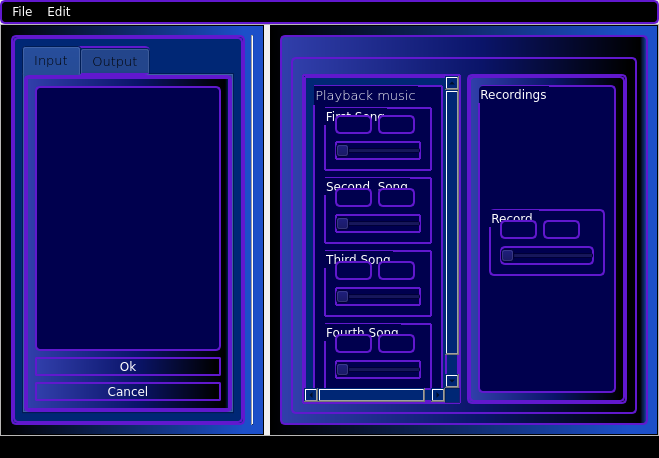
<?xml version="1.0" encoding="UTF-8"?>
<ui version="4.0">
 <class>MainWindow</class>
 <widget class="QMainWindow" name="MainWindow">
  <property name="geometry">
   <rect>
    <x>0</x>
    <y>0</y>
    <width>659</width>
    <height>458</height>
   </rect>
  </property>
  <property name="windowTitle">
   <string>MainWindow</string>
  </property>
  <widget class="QWidget" name="centralwidget">
   <layout class="QVBoxLayout" name="verticalLayout_2">
    <property name="spacing">
     <number>0</number>
    </property>
    <property name="leftMargin">
     <number>0</number>
    </property>
    <property name="topMargin">
     <number>0</number>
    </property>
    <property name="rightMargin">
     <number>0</number>
    </property>
    <property name="bottomMargin">
     <number>0</number>
    </property>
    <item>
     <widget class="QScrollArea" name="scrollArea_5">
      <property name="widgetResizable">
       <bool>true</bool>
      </property>
      <widget class="QWidget" name="scrollAreaWidgetContents_5">
       <property name="geometry">
        <rect>
         <x>0</x>
         <y>0</y>
         <width>657</width>
         <height>418</height>
        </rect>
       </property>
       <layout class="QHBoxLayout" name="horizontalLayout_10">
        <property name="leftMargin">
         <number>0</number>
        </property>
        <property name="topMargin">
         <number>0</number>
        </property>
        <property name="rightMargin">
         <number>0</number>
        </property>
        <property name="bottomMargin">
         <number>0</number>
        </property>
        <item>
         <widget class="QScrollArea" name="scrollArea_4">
          <property name="layoutDirection">
           <enum>Qt::LeftToRight</enum>
          </property>
          <property name="styleSheet">
           <string notr="true">color: white;
font-style : Bold;
background-color: qlineargradient(spread:pad, x1:0, y1:0, x2:1, y2:0, stop:0 rgba(0, 0, 0, 255), stop:0.926136 rgba(28, 79, 201, 255));</string>
          </property>
          <property name="widgetResizable">
           <bool>true</bool>
          </property>
          <widget class="QWidget" name="scrollAreaWidgetContents_4">
           <property name="geometry">
            <rect>
             <x>0</x>
             <y>0</y>
             <width>312</width>
             <height>416</height>
            </rect>
           </property>
           <layout class="QHBoxLayout" name="horizontalLayout_8">
            <item>
             <widget class="QScrollArea" name="scrollArea">
              <property name="styleSheet">
               <string notr="true">background-color: rgb(0, 39, 117);
font-family: verdana;
color:black;
font: 25 10pt &quot;Bahnschrift Light&quot;;
border: 2px solid ;
border-color: rgb(97, 24, 206);
border-radius: 5px;
</string>
              </property>
              <property name="widgetResizable">
               <bool>true</bool>
              </property>
              <widget class="QWidget" name="scrollAreaWidgetContents">
               <property name="geometry">
                <rect>
                 <x>0</x>
                 <y>0</y>
                 <width>289</width>
                 <height>400</height>
                </rect>
               </property>
               <layout class="QVBoxLayout" name="verticalLayout_6">
                <item>
                 <widget class="QTabWidget" name="tabWidget">
                  <property name="palette">
                   <palette>
                    <active>
                     <colorrole role="WindowText">
                      <brush brushstyle="SolidPattern">
                       <color alpha="255">
                        <red>0</red>
                        <green>0</green>
                        <blue>0</blue>
                       </color>
                      </brush>
                     </colorrole>
                     <colorrole role="Button">
                      <brush brushstyle="SolidPattern">
                       <color alpha="255">
                        <red>0</red>
                        <green>39</green>
                        <blue>117</blue>
                       </color>
                      </brush>
                     </colorrole>
                     <colorrole role="Text">
                      <brush brushstyle="SolidPattern">
                       <color alpha="255">
                        <red>0</red>
                        <green>0</green>
                        <blue>0</blue>
                       </color>
                      </brush>
                     </colorrole>
                     <colorrole role="ButtonText">
                      <brush brushstyle="SolidPattern">
                       <color alpha="255">
                        <red>0</red>
                        <green>0</green>
                        <blue>0</blue>
                       </color>
                      </brush>
                     </colorrole>
                     <colorrole role="Base">
                      <brush brushstyle="SolidPattern">
                       <color alpha="255">
                        <red>0</red>
                        <green>39</green>
                        <blue>117</blue>
                       </color>
                      </brush>
                     </colorrole>
                     <colorrole role="Window">
                      <brush brushstyle="SolidPattern">
                       <color alpha="255">
                        <red>0</red>
                        <green>39</green>
                        <blue>117</blue>
                       </color>
                      </brush>
                     </colorrole>
                    </active>
                    <inactive>
                     <colorrole role="WindowText">
                      <brush brushstyle="SolidPattern">
                       <color alpha="255">
                        <red>0</red>
                        <green>0</green>
                        <blue>0</blue>
                       </color>
                      </brush>
                     </colorrole>
                     <colorrole role="Button">
                      <brush brushstyle="SolidPattern">
                       <color alpha="255">
                        <red>0</red>
                        <green>39</green>
                        <blue>117</blue>
                       </color>
                      </brush>
                     </colorrole>
                     <colorrole role="Text">
                      <brush brushstyle="SolidPattern">
                       <color alpha="255">
                        <red>0</red>
                        <green>0</green>
                        <blue>0</blue>
                       </color>
                      </brush>
                     </colorrole>
                     <colorrole role="ButtonText">
                      <brush brushstyle="SolidPattern">
                       <color alpha="255">
                        <red>0</red>
                        <green>0</green>
                        <blue>0</blue>
                       </color>
                      </brush>
                     </colorrole>
                     <colorrole role="Base">
                      <brush brushstyle="SolidPattern">
                       <color alpha="255">
                        <red>0</red>
                        <green>39</green>
                        <blue>117</blue>
                       </color>
                      </brush>
                     </colorrole>
                     <colorrole role="Window">
                      <brush brushstyle="SolidPattern">
                       <color alpha="255">
                        <red>0</red>
                        <green>39</green>
                        <blue>117</blue>
                       </color>
                      </brush>
                     </colorrole>
                    </inactive>
                    <disabled>
                     <colorrole role="WindowText">
                      <brush brushstyle="SolidPattern">
                       <color alpha="255">
                        <red>0</red>
                        <green>0</green>
                        <blue>0</blue>
                       </color>
                      </brush>
                     </colorrole>
                     <colorrole role="Button">
                      <brush brushstyle="SolidPattern">
                       <color alpha="255">
                        <red>0</red>
                        <green>39</green>
                        <blue>117</blue>
                       </color>
                      </brush>
                     </colorrole>
                     <colorrole role="Text">
                      <brush brushstyle="SolidPattern">
                       <color alpha="255">
                        <red>0</red>
                        <green>0</green>
                        <blue>0</blue>
                       </color>
                      </brush>
                     </colorrole>
                     <colorrole role="ButtonText">
                      <brush brushstyle="SolidPattern">
                       <color alpha="255">
                        <red>0</red>
                        <green>0</green>
                        <blue>0</blue>
                       </color>
                      </brush>
                     </colorrole>
                     <colorrole role="Base">
                      <brush brushstyle="SolidPattern">
                       <color alpha="255">
                        <red>0</red>
                        <green>39</green>
                        <blue>117</blue>
                       </color>
                      </brush>
                     </colorrole>
                     <colorrole role="Window">
                      <brush brushstyle="SolidPattern">
                       <color alpha="255">
                        <red>0</red>
                        <green>39</green>
                        <blue>117</blue>
                       </color>
                      </brush>
                     </colorrole>
                    </disabled>
                   </palette>
                  </property>
                  <property name="font">
                   <font>
                    <family>Bahnschrift Light</family>
                    <pointsize>10</pointsize>
                    <weight>3</weight>
                    <italic>false</italic>
                    <bold>false</bold>
                   </font>
                  </property>
                  <property name="styleSheet">
                   <string notr="true">#tab{
background-color: rgb(0, 39, 117);
font-family: verdana;
color:black;
font: 25 10pt &quot;Bahnschrift Light&quot;;
border: 2px solid ;
border-color: rgb(97, 24, 206);
border-radius: 5px;
}</string>
                  </property>
                  <property name="currentIndex">
                   <number>0</number>
                  </property>
                  <widget class="QWidget" name="tab">
                   <property name="tabletTracking">
                    <bool>true</bool>
                   </property>
                   <property name="acceptDrops">
                    <bool>true</bool>
                   </property>
                   <property name="autoFillBackground">
                    <bool>false</bool>
                   </property>
                   <property name="styleSheet">
                    <string notr="true">
background-color: qlineargradient(spread:pad, x1:0, y1:0, x2:1, y2:0, stop:0 rgba(49, 63, 171, 255), stop:0.55 rgba(10, 20, 105, 255), stop:0.98 rgba(0, 0, 0, 255), stop:1 rgba(0, 0, 0, 0));
font-family: verdana;
color:white;
font: 25 10pt &quot;Bahnschrift Light&quot;;
border: 2px solid ;
border-color: rgb(97, 24, 206);
border-radius: 2px;

</string>
                   </property>
                   <attribute name="title">
                    <string>Input</string>
                   </attribute>
                   <layout class="QVBoxLayout" name="verticalLayout_5">
                    <item>
                     <widget class="QPlainTextEdit" name="Input_text">
                      <property name="autoFillBackground">
                       <bool>false</bool>
                      </property>
                      <property name="styleSheet">
                       <string notr="true">
background-color: rgb(0, 0, 78);
font-family: verdana;
color:white;
font: 25 10pt &quot;Bahnschrift Light&quot;;
border: 2px solid ;
border-color: rgb(97, 24, 206);
border-radius: 5px;

</string>
                      </property>
                      <property name="plainText">
                       <string/>
                      </property>
                      <property name="placeholderText">
                       <string>Write Your Text Here</string>
                      </property>
                     </widget>
                    </item>
                    <item>
                     <widget class="QPushButton" name="Ok_Button">
                      <property name="text">
                       <string>Ok</string>
                      </property>
                     </widget>
                    </item>
                    <item>
                     <widget class="QPushButton" name="Cancel_Button">
                      <property name="text">
                       <string>Cancel</string>
                      </property>
                     </widget>
                    </item>
                   </layout>
                  </widget>
                  <widget class="QWidget" name="tab_2">
                   <attribute name="title">
                    <string>Output</string>
                   </attribute>
                   <layout class="QHBoxLayout" name="horizontalLayout_2">
                    <property name="leftMargin">
                     <number>0</number>
                    </property>
                    <property name="topMargin">
                     <number>0</number>
                    </property>
                    <property name="rightMargin">
                     <number>0</number>
                    </property>
                    <property name="bottomMargin">
                     <number>0</number>
                    </property>
                    <item>
                     <widget class="QPlainTextEdit" name="Output_Text">
                      <property name="autoFillBackground">
                       <bool>false</bool>
                      </property>
                      <property name="styleSheet">
                       <string notr="true">background-color: rgb(0, 0, 78);

font-family: verdana;
color:white;
font: 25 10pt &quot;Bahnschrift Light&quot;;
text-align : center;
font: 12pt &quot;Italic&quot;;
text-decoration: underline;
border: 2px solid ;
border-color: rgb(97, 24, 206);
border-radius: 5px;

</string>
                      </property>
                      <property name="plainText">
                       <string/>
                      </property>
                      <property name="placeholderText">
                       <string>First type your input in input tab</string>
                      </property>
                     </widget>
                    </item>
                   </layout>
                  </widget>
                 </widget>
                </item>
               </layout>
              </widget>
             </widget>
            </item>
            <item>
             <widget class="Line" name="line_2">
              <property name="orientation">
               <enum>Qt::Vertical</enum>
              </property>
             </widget>
            </item>
           </layout>
          </widget>
         </widget>
        </item>
        <item>
         <widget class="QScrollArea" name="scrollArea_3">
          <property name="styleSheet">
           <string notr="true">color: white;
font-style : Bold;
background-color: qlineargradient(spread:pad, x1:0, y1:0, x2:1, y2:0, stop:0 rgba(0, 0, 0, 255), stop:0.926136 rgba(28, 79, 201, 255));</string>
          </property>
          <property name="widgetResizable">
           <bool>true</bool>
          </property>
          <widget class="QWidget" name="scrollAreaWidgetContents_3">
           <property name="geometry">
            <rect>
             <x>0</x>
             <y>0</y>
             <width>337</width>
             <height>416</height>
            </rect>
           </property>
           <layout class="QHBoxLayout" name="horizontalLayout_6">
            <item>
             <widget class="QGroupBox" name="groupBox_6">
              <property name="font">
               <font>
                <family>Bahnschrift Light</family>
                <pointsize>10</pointsize>
                <weight>3</weight>
                <italic>false</italic>
                <bold>false</bold>
               </font>
              </property>
              <property name="styleSheet">
               <string notr="true">background-color: qlineargradient(spread:pad, x1:0, y1:0, x2:1, y2:0, stop:0 rgba(49, 63, 171, 255), stop:0.55 rgba(10, 20, 105, 255), stop:0.98 rgba(0, 0, 0, 255), stop:1 rgba(0, 0, 0, 0));
font-family: verdana;
color:white;
font: 25 10pt &quot;Bahnschrift Light&quot;;
border: 2px solid ;
border-color: rgb(97, 24, 206);
border-radius: 5px;
</string>
              </property>
              <property name="title">
               <string/>
              </property>
              <layout class="QHBoxLayout" name="horizontalLayout_7">
               <property name="topMargin">
                <number>20</number>
               </property>
               <item>
                <widget class="QGroupBox" name="groupBox_7">
                 <property name="title">
                  <string/>
                 </property>
                 <layout class="QHBoxLayout" name="horizontalLayout_9">
                  <property name="topMargin">
                   <number>15</number>
                  </property>
                  <property name="rightMargin">
                   <number>8</number>
                  </property>
                  <property name="bottomMargin">
                   <number>8</number>
                  </property>
                  <item>
                   <widget class="QScrollArea" name="scrollArea_2">
                    <property name="styleSheet">
                     <string notr="true">background-color: rgb(0, 39, 117);
font-family: verdana;
color:black;
font: 25 10pt &quot;Bahnschrift Light&quot;;
border: 2px solid ;
border-color: rgb(97, 24, 206);
border-radius: 0.5px;
</string>
                    </property>
                    <property name="widgetResizable">
                     <bool>true</bool>
                    </property>
                    <widget class="QWidget" name="scrollAreaWidgetContents_2">
                     <property name="geometry">
                      <rect>
                       <x>0</x>
                       <y>0</y>
                       <width>147</width>
                       <height>343</height>
                      </rect>
                     </property>
                     <layout class="QVBoxLayout" name="verticalLayout_3">
                      <item>
                       <widget class="QGroupBox" name="groupBox">
                        <property name="font">
                         <font>
                          <family>Bahnschrift Light</family>
                          <pointsize>10</pointsize>
                          <weight>3</weight>
                          <italic>false</italic>
                          <bold>false</bold>
                         </font>
                        </property>
                        <property name="styleSheet">
                         <string notr="true">color: white;
font-style : Bold;
background-color: rgb(0, 0, 78);</string>
                        </property>
                        <property name="title">
                         <string>Playback music</string>
                        </property>
                        <layout class="QVBoxLayout" name="verticalLayout">
                         <property name="topMargin">
                          <number>20</number>
                         </property>
                         <item>
                          <widget class="QGroupBox" name="groupBox_2">
                           <property name="title">
                            <string>First Song</string>
                           </property>
                           <layout class="QGridLayout" name="gridLayout">
                            <property name="topMargin">
                             <number>6</number>
                            </property>
                            <item row="0" column="1">
                             <widget class="QPushButton" name="pushButton_2">
                              <property name="styleSheet">
                               <string notr="true">border-radius : 5px;</string>
                              </property>
                              <property name="text">
                               <string/>
                              </property>
                             </widget>
                            </item>
                            <item row="0" column="0">
                             <widget class="QPushButton" name="pushButton">
                              <property name="styleSheet">
                               <string notr="true">border-radius : 5px;</string>
                              </property>
                              <property name="text">
                               <string/>
                              </property>
                             </widget>
                            </item>
                            <item row="0" column="2">
                             <spacer name="horizontalSpacer">
                              <property name="orientation">
                               <enum>Qt::Horizontal</enum>
                              </property>
                              <property name="sizeHint" stdset="0">
                               <size>
                                <width>40</width>
                                <height>20</height>
                               </size>
                              </property>
                             </spacer>
                            </item>
                            <item row="1" column="0" colspan="3">
                             <widget class="QSlider" name="horizontalSlider">
                              <property name="orientation">
                               <enum>Qt::Horizontal</enum>
                              </property>
                             </widget>
                            </item>
                           </layout>
                          </widget>
                         </item>
                         <item>
                          <widget class="QGroupBox" name="groupBox_3">
                           <property name="title">
                            <string>Second  Song</string>
                           </property>
                           <layout class="QGridLayout" name="gridLayout_2">
                            <item row="0" column="1">
                             <widget class="QPushButton" name="pushButton_4">
                              <property name="styleSheet">
                               <string notr="true">border-radius : 5px;</string>
                              </property>
                              <property name="text">
                               <string/>
                              </property>
                             </widget>
                            </item>
                            <item row="0" column="0">
                             <widget class="QPushButton" name="pushButton_3">
                              <property name="styleSheet">
                               <string notr="true">border-radius : 5px;</string>
                              </property>
                              <property name="text">
                               <string/>
                              </property>
                             </widget>
                            </item>
                            <item row="0" column="2">
                             <spacer name="horizontalSpacer_2">
                              <property name="orientation">
                               <enum>Qt::Horizontal</enum>
                              </property>
                              <property name="sizeHint" stdset="0">
                               <size>
                                <width>40</width>
                                <height>20</height>
                               </size>
                              </property>
                             </spacer>
                            </item>
                            <item row="1" column="0" colspan="3">
                             <widget class="QSlider" name="horizontalSlider_2">
                              <property name="orientation">
                               <enum>Qt::Horizontal</enum>
                              </property>
                             </widget>
                            </item>
                           </layout>
                          </widget>
                         </item>
                         <item>
                          <widget class="QGroupBox" name="groupBox_4">
                           <property name="title">
                            <string>Third Song</string>
                           </property>
                           <layout class="QGridLayout" name="gridLayout_3">
                            <item row="0" column="0">
                             <widget class="QPushButton" name="pushButton_5">
                              <property name="styleSheet">
                               <string notr="true">border-radius : 5px;</string>
                              </property>
                              <property name="text">
                               <string/>
                              </property>
                             </widget>
                            </item>
                            <item row="0" column="1">
                             <widget class="QPushButton" name="pushButton_6">
                              <property name="styleSheet">
                               <string notr="true">border-radius : 5px;</string>
                              </property>
                              <property name="text">
                               <string/>
                              </property>
                             </widget>
                            </item>
                            <item row="0" column="2">
                             <spacer name="horizontalSpacer_3">
                              <property name="orientation">
                               <enum>Qt::Horizontal</enum>
                              </property>
                              <property name="sizeHint" stdset="0">
                               <size>
                                <width>40</width>
                                <height>20</height>
                               </size>
                              </property>
                             </spacer>
                            </item>
                            <item row="1" column="0" colspan="3">
                             <widget class="QSlider" name="horizontalSlider_3">
                              <property name="orientation">
                               <enum>Qt::Horizontal</enum>
                              </property>
                             </widget>
                            </item>
                           </layout>
                          </widget>
                         </item>
                         <item>
                          <widget class="QGroupBox" name="groupBox_5">
                           <property name="title">
                            <string>Fourth Song</string>
                           </property>
                           <layout class="QGridLayout" name="gridLayout_4">
                            <item row="1" column="0" colspan="3">
                             <widget class="QSlider" name="horizontalSlider_4">
                              <property name="orientation">
                               <enum>Qt::Horizontal</enum>
                              </property>
                             </widget>
                            </item>
                            <item row="0" column="2">
                             <spacer name="horizontalSpacer_4">
                              <property name="orientation">
                               <enum>Qt::Horizontal</enum>
                              </property>
                              <property name="sizeHint" stdset="0">
                               <size>
                                <width>40</width>
                                <height>20</height>
                               </size>
                              </property>
                             </spacer>
                            </item>
                            <item row="0" column="0">
                             <widget class="QPushButton" name="pushButton_7">
                              <property name="styleSheet">
                               <string notr="true">border-radius : 5px;</string>
                              </property>
                              <property name="text">
                               <string/>
                              </property>
                             </widget>
                            </item>
                            <item row="0" column="1">
                             <widget class="QPushButton" name="pushButton_8">
                              <property name="styleSheet">
                               <string notr="true">border-radius : 5px;</string>
                              </property>
                              <property name="text">
                               <string/>
                              </property>
                             </widget>
                            </item>
                           </layout>
                          </widget>
                         </item>
                        </layout>
                       </widget>
                      </item>
                     </layout>
                    </widget>
                   </widget>
                  </item>
                  <item>
                   <widget class="QScrollArea" name="scrollArea_6">
                    <property name="widgetResizable">
                     <bool>true</bool>
                    </property>
                    <widget class="QWidget" name="scrollAreaWidgetContents_6">
                     <property name="geometry">
                      <rect>
                       <x>0</x>
                       <y>0</y>
                       <width>132</width>
                       <height>343</height>
                      </rect>
                     </property>
                     <layout class="QVBoxLayout" name="verticalLayout_4">
                      <item>
                       <widget class="QGroupBox" name="groupBox_8">
                        <property name="styleSheet">
                         <string notr="true">background-color: rgb(0, 0, 78);</string>
                        </property>
                        <property name="title">
                         <string>Recordings</string>
                        </property>
                        <layout class="QGridLayout" name="gridLayout_5">
                         <property name="topMargin">
                          <number>15</number>
                         </property>
                         <item row="0" column="0">
                          <spacer name="verticalSpacer">
                           <property name="orientation">
                            <enum>Qt::Vertical</enum>
                           </property>
                           <property name="sizeHint" stdset="0">
                            <size>
                             <width>20</width>
                             <height>28</height>
                            </size>
                           </property>
                          </spacer>
                         </item>
                         <item row="2" column="0">
                          <spacer name="verticalSpacer_2">
                           <property name="orientation">
                            <enum>Qt::Vertical</enum>
                           </property>
                           <property name="sizeHint" stdset="0">
                            <size>
                             <width>20</width>
                             <height>40</height>
                            </size>
                           </property>
                          </spacer>
                         </item>
                         <item row="1" column="0">
                          <widget class="QGroupBox" name="groupBox_9">
                           <property name="title">
                            <string>Record </string>
                           </property>
                           <layout class="QGridLayout" name="gridLayout_6">
                            <item row="0" column="1">
                             <widget class="QPushButton" name="pushButton_10">
                              <property name="text">
                               <string/>
                              </property>
                             </widget>
                            </item>
                            <item row="0" column="0">
                             <widget class="QPushButton" name="pushButton_9">
                              <property name="styleSheet">
                               <string notr="true">border-radius : 5px;</string>
                              </property>
                              <property name="text">
                               <string/>
                              </property>
                             </widget>
                            </item>
                            <item row="0" column="2">
                             <spacer name="horizontalSpacer_5">
                              <property name="orientation">
                               <enum>Qt::Horizontal</enum>
                              </property>
                              <property name="sizeHint" stdset="0">
                               <size>
                                <width>40</width>
                                <height>20</height>
                               </size>
                              </property>
                             </spacer>
                            </item>
                            <item row="2" column="0" colspan="3">
                             <widget class="QSlider" name="horizontalSlider_5">
                              <property name="orientation">
                               <enum>Qt::Horizontal</enum>
                              </property>
                             </widget>
                            </item>
                           </layout>
                          </widget>
                         </item>
                        </layout>
                       </widget>
                      </item>
                     </layout>
                    </widget>
                   </widget>
                  </item>
                 </layout>
                </widget>
               </item>
              </layout>
             </widget>
            </item>
           </layout>
          </widget>
         </widget>
        </item>
       </layout>
      </widget>
     </widget>
    </item>
   </layout>
  </widget>
  <widget class="QMenuBar" name="menubar">
   <property name="geometry">
    <rect>
     <x>0</x>
     <y>0</y>
     <width>659</width>
     <height>20</height>
    </rect>
   </property>
   <property name="styleSheet">
    <string notr="true">background-color: Black;
font-family: verdana;
color:white;
font: 25 10pt &quot;Bahnschrift Light&quot;;
border: 2px solid ;
border-color: rgb(97, 24, 206);
border-radius: 5px;
</string>
   </property>
   <widget class="QMenu" name="menuFile">
    <property name="title">
     <string>File</string>
    </property>
    <addaction name="actionOpen_File"/>
    <addaction name="actionNew_FIle"/>
    <addaction name="actionPrint"/>
    <addaction name="actionSave"/>
    <addaction name="actionSave_as"/>
   </widget>
   <widget class="QMenu" name="menuEdit">
    <property name="title">
     <string>Edit</string>
    </property>
    <addaction name="actionUndo"/>
    <addaction name="actionRedo"/>
    <addaction name="actionCopy"/>
    <addaction name="actionPaste"/>
   </widget>
   <addaction name="menuFile"/>
   <addaction name="menuEdit"/>
  </widget>
  <widget class="QStatusBar" name="statusbar">
   <property name="styleSheet">
    <string notr="true">background-color: Black;</string>
   </property>
  </widget>
  <action name="actionOpen_File">
   <property name="text">
    <string>Open File</string>
   </property>
   <property name="statusTip">
    <string>Open another file</string>
   </property>
   <property name="shortcut">
    <string>Ctrl+O</string>
   </property>
   <property name="shortcutVisibleInContextMenu">
    <bool>true</bool>
   </property>
  </action>
  <action name="actionNew_FIle">
   <property name="text">
    <string>New FIle</string>
   </property>
   <property name="statusTip">
    <string>Creates a new file</string>
   </property>
   <property name="shortcut">
    <string>Ctrl+N</string>
   </property>
   <property name="shortcutVisibleInContextMenu">
    <bool>true</bool>
   </property>
  </action>
  <action name="actionSave">
   <property name="text">
    <string>Save</string>
   </property>
   <property name="statusTip">
    <string>Saves the File</string>
   </property>
   <property name="shortcut">
    <string>Ctrl+S</string>
   </property>
   <property name="shortcutVisibleInContextMenu">
    <bool>true</bool>
   </property>
  </action>
  <action name="actionSave_as">
   <property name="text">
    <string>Save as</string>
   </property>
   <property name="statusTip">
    <string>Save as..</string>
   </property>
  </action>
  <action name="actionPrint">
   <property name="text">
    <string>Print</string>
   </property>
   <property name="statusTip">
    <string>Print the file</string>
   </property>
   <property name="shortcut">
    <string>Ctrl+P</string>
   </property>
   <property name="shortcutVisibleInContextMenu">
    <bool>true</bool>
   </property>
  </action>
  <action name="actionUndo">
   <property name="text">
    <string>Undo</string>
   </property>
   <property name="statusTip">
    <string>Undo 1 step</string>
   </property>
   <property name="shortcut">
    <string>Ctrl+Z</string>
   </property>
   <property name="shortcutVisibleInContextMenu">
    <bool>true</bool>
   </property>
  </action>
  <action name="actionRedo">
   <property name="text">
    <string>Redo</string>
   </property>
   <property name="statusTip">
    <string>Redo 1 step</string>
   </property>
   <property name="shortcut">
    <string>Ctrl+Y</string>
   </property>
   <property name="shortcutVisibleInContextMenu">
    <bool>true</bool>
   </property>
  </action>
  <action name="actionCopy">
   <property name="text">
    <string>Copy</string>
   </property>
   <property name="statusTip">
    <string>Copy selected areas</string>
   </property>
   <property name="shortcut">
    <string>Ctrl+C</string>
   </property>
   <property name="shortcutVisibleInContextMenu">
    <bool>true</bool>
   </property>
  </action>
  <action name="actionPaste">
   <property name="text">
    <string>Paste</string>
   </property>
   <property name="shortcut">
    <string>Ctrl+V</string>
   </property>
   <property name="shortcutVisibleInContextMenu">
    <bool>true</bool>
   </property>
  </action>
 </widget>
 <resources/>
 <connections/>
</ui>
